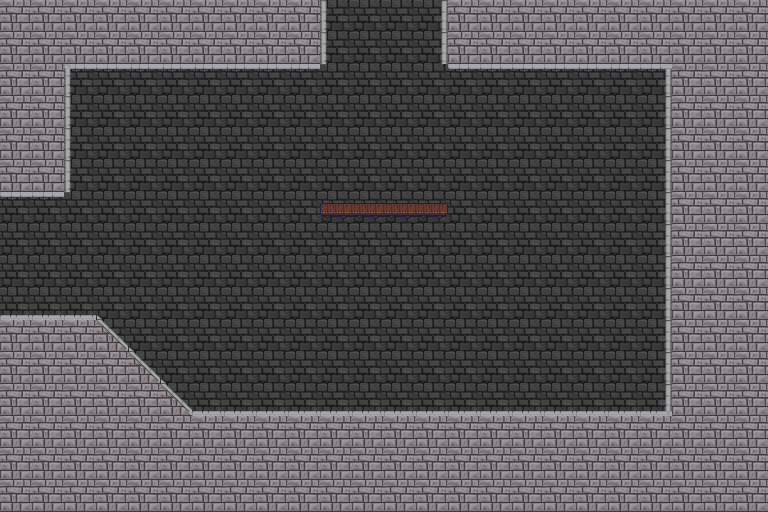

A level layout from a 2D game, rendered from its tile map. Below: a short description, then the map file with tile-grid data replaced by summaries:
An orthogonal 24x16 tile map with 32x32 px tiles, 3 tile layers (Слой тайлов 1, Слой тайлов 2, Fire), 5 tilesets and 2 objects.

<map version="1.0" orientation="orthogonal" renderorder="right-down" width="24" height="16" tilewidth="32" tileheight="32" nextobjectid="42">
 <properties>
  <property name="Down" value="No" />
  <property name="Height" type="float" value="5.12" />
  <property name="Left" value="Yes" />
  <property name="Right" value="No" />
  <property name="Up" value="Yes" />
  <property name="Width" type="float" value="7.68" />
 </properties>
 <tileset firstgid="1" name="wall" tilewidth="32" tileheight="32" tilecount="1" columns="1">
  <image source="../Resources/wall.jpg" width="32" height="32" />
  <tile id="0">
   <properties>
    <property name="Height" type="float" value="5.12" />
    <property name="Width" type="float" value="10.24" />
   </properties>
  </tile>
 </tileset>
 <tileset firstgid="2" name="castle" tilewidth="32" tileheight="32" spacing="1" margin="1" tilecount="465" columns="31">
  <image source="../Resources/castle.png" width="1024" height="512" />
 </tileset>
 <tileset firstgid="467" name="Fire" tilewidth="32" tileheight="64" tilecount="32" columns="8">
  <image source="../Resources/Fire.png" width="256" height="256" />
  <tile id="0">
   <properties>
    <property name="FireFrame" value="1" />
   </properties>
  </tile>
  <tile id="1">
   <properties>
    <property name="FireFrame" value="2" />
   </properties>
  </tile>
  <tile id="2">
   <properties>
    <property name="FireFrame" value="3" />
   </properties>
  </tile>
  <tile id="3">
   <properties>
    <property name="FireFrame" value="4" />
   </properties>
  </tile>
  <tile id="4">
   <properties>
    <property name="FireFrame" value="5" />
   </properties>
  </tile>
  <tile id="5">
   <properties>
    <property name="FireFrame" value="6" />
   </properties>
  </tile>
  <tile id="6">
   <properties>
    <property name="FireFrame" value="7" />
   </properties>
  </tile>
  <tile id="7">
   <properties>
    <property name="FireFrame" value="8" />
   </properties>
  </tile>
  <tile id="8">
   <properties>
    <property name="FireFrame" value="9" />
   </properties>
  </tile>
  <tile id="9">
   <properties>
    <property name="FireFrame" value="10" />
   </properties>
  </tile>
  <tile id="10">
   <properties>
    <property name="FireFrame" value="11" />
   </properties>
  </tile>
  <tile id="11">
   <properties>
    <property name="FireFrame" value="12" />
   </properties>
  </tile>
  <tile id="12">
   <properties>
    <property name="FireFrame" value="13" />
   </properties>
  </tile>
  <tile id="13">
   <properties>
    <property name="FireFrame" value="14" />
   </properties>
  </tile>
  <tile id="14">
   <properties>
    <property name="FireFrame" value="15" />
   </properties>
  </tile>
  <tile id="15">
   <properties>
    <property name="FireFrame" value="16" />
   </properties>
  </tile>
  <tile id="16">
   <properties>
    <property name="FireFrame" value="17" />
   </properties>
  </tile>
  <tile id="17">
   <properties>
    <property name="FireFrame" value="18" />
   </properties>
  </tile>
  <tile id="18">
   <properties>
    <property name="FireFrame" value="19" />
   </properties>
  </tile>
  <tile id="19">
   <properties>
    <property name="FireFrame" value="20" />
   </properties>
  </tile>
  <tile id="20">
   <properties>
    <property name="FireFrame" value="21" />
   </properties>
  </tile>
  <tile id="21">
   <properties>
    <property name="FireFrame" value="22" />
   </properties>
  </tile>
  <tile id="22">
   <properties>
    <property name="FireFrame" value="23" />
   </properties>
  </tile>
  <tile id="23">
   <properties>
    <property name="FireFrame" value="24" />
   </properties>
  </tile>
  <tile id="24">
   <properties>
    <property name="FireFrame" value="25" />
   </properties>
  </tile>
  <tile id="25">
   <properties>
    <property name="FireFrame" value="26" />
   </properties>
  </tile>
  <tile id="26">
   <properties>
    <property name="FireFrame" value="27" />
   </properties>
  </tile>
  <tile id="27">
   <properties>
    <property name="FireFrame" value="27" />
   </properties>
  </tile>
  <tile id="28">
   <properties>
    <property name="FireFrame" value="28" />
   </properties>
  </tile>
  <tile id="29">
   <properties>
    <property name="FireFrame" value="29" />
   </properties>
  </tile>
  <tile id="30">
   <properties>
    <property name="FireFrame" value="30" />
   </properties>
  </tile>
  <tile id="31">
   <properties>
    <property name="FireFrame" value="31" />
   </properties>
  </tile>
 </tileset>
 <tileset firstgid="499" name="Torch" tilewidth="34" tileheight="60" tilecount="1" columns="1">
  <image source="../Resources/Torch.png" width="34" height="60" />
 </tileset>
 <tileset firstgid="500" name="Wall_DelbekeHannes" tilewidth="32" tileheight="32" tilecount="1" columns="1">
  <image source="../Resources/Wall_DelbekeHannes.jpeg" width="32" height="32" />
 </tileset>
 <layer name="Слой тайлов 1" width="24" height="16">
  <data>[384 cells, 384 non-empty, 1 distinct tile ids]</data>
 </layer>
 <layer name="Слой тайлов 2" width="24" height="16">
  <data>[384 cells, 187 non-empty, 6 distinct tile ids]</data>
 </layer>
 <layer name="Fire" width="24" height="16">
  <data>[384 cells, 337 non-empty, 12 distinct tile ids]</data>
 </layer>
 <objectgroup name="ground">
  <properties>
   <property name="height" type="float" value="0" />
  </properties>
  <object id="40" x="192" y="416">
   <polyline points="0,0 480,0 480,-352 256,-352 256,-512 128,-512 128,-352 -128,-352 -128,-224 -320,-224 -320,-96 -96,-96 0,0" />
  </object>
 </objectgroup>
 <objectgroup name="platform">
  <object id="41" x="321.697" y="203.975" width="125.881" height="13.404" />
 </objectgroup>
</map>
